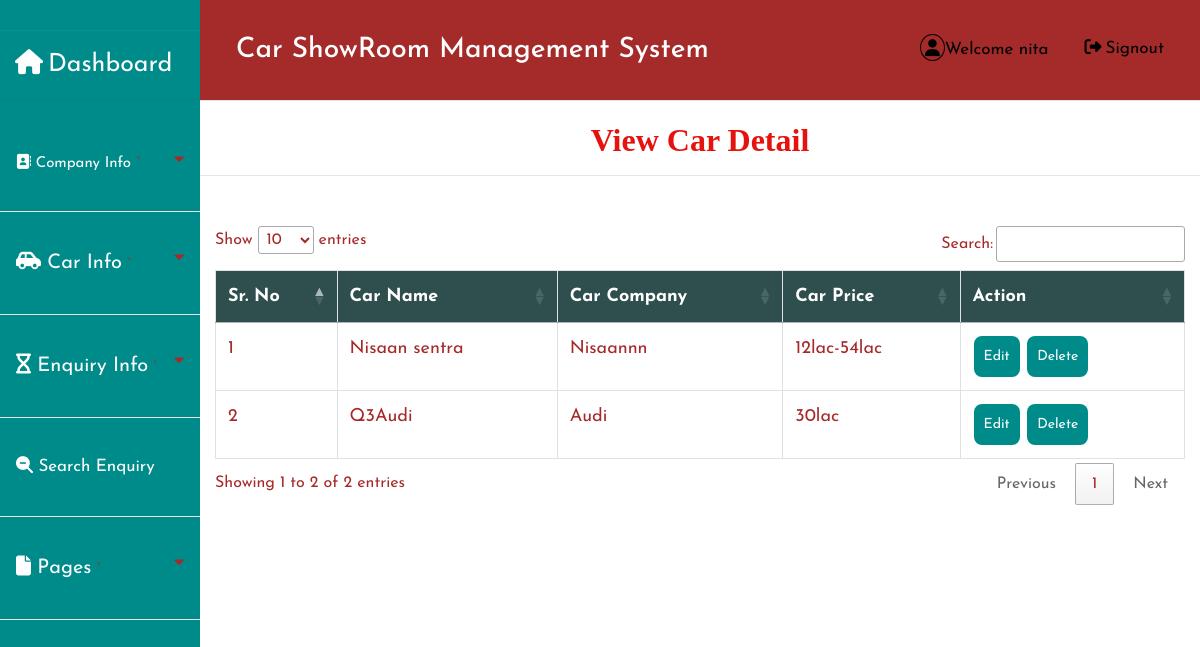
Page /view_car/ (signed in) on the committed database.
### car/models.py (models this page shows, shortened)
class Add_Car(models.Model):
    brand=models.ForeignKey(Categary,on_delete=models.CASCADE, null=True)
    carname=models.CharField(max_length=100,null=True)
    img1 = models.FileField(null=True)
    img2 = models.FileField(null=True)
    img3 = models.FileField(null=True)
    img4 = models.FileField(null=True)
    cartype=models.CharField(max_length=100,null=True)
    bodycover=models.CharField(max_length=100,null=True)
    carmodel=models.CharField(max_length=100,null=True)
    bodytype=models.CharField(max_length=100,null=True)
    carprice=models.CharField(max_length=100,null=True)
    carnumber=models.CharField(max_length=100,null=True)
    carlength=models.IntegerField(null=True)
    carwidth=models.IntegerField(null=True)
    carheight=models.IntegerField(null=True)
    seatingcapacity=models.IntegerField(null=True)
    fueltype=models.CharField(max_length=100,null=True)
    displacement=models.CharField(max_length=100,null=True)
    maxpower=models.CharField(max_length=100,null=True)
    maxtorque=models.CharField(max_length=100,null=True)
    milage=models.CharField(max_length=100,null=True)
    transmissiontype=models.CharField(max_length=100,null=True)
    noofgear=models.CharField(max_length=100,null=True)
    aircondition=models.CharField(max_length=100,null=True)
    carpowerwindow=models.CharField(max_length=100,null=True)
    carcenterlocking=models.CharField(max_length=100,null=True)
    carabs=models.CharField(max_length=100,null=True)
    airbags=models.CharField(max_length=100,null=True)
    frontype=models.CharField(max_length=100,null=True)
    reartype=models.CharField(max_length=100,null=True)
    cardescription=models.CharField(max_length=100,null=True)
    fuelcapacity=models.CharField(max_length=100,null=True)
    bootspace=models.CharField(max_length=100,null=True)
    foglamps=models.CharField(max_length=100,null=True)
    enginedisplay=models.CharField(max_length=100,null=True)
    centrallocking=models.CharField(max_length=100,null=True)
    lastupdationdate=models.CharField(max_length=100,null=True)

class Categary(models.Model):
    brand=models.CharField(max_length=100,null=True)
    image = models.FileField(null=True)

### car/views.py (the view)
# urls.py: path('view_car/',View_Car,name='view_car'),
def View_Car(request):
     if not request.user.is_authenticated:
        return redirect('login')
     data=Add_Car.objects.all()
     d={'data':data}
     return render(request,'view_car.html',d)

### car/templates/view_car.html (shortened to what this page needs)
{% extends 'admin_nav.html' %}
{% block body %}
<center><h2 style = "font-family : 'Monotype Corsiva' ; color : #E6120E ; font-weight : bold;margin-top:2%">View Car Detail</h2></center><hr>
 <div class="container">
<table class="table table-bordered" id="myTable">
  <thead>
  <tr>
    <th>Sr. No</th>
    <th>Car Name</th>
    <th>Car Company</th>
    <th>Car Price</th>
    <th>Action</th>
  </tr>
  </thead>
   <tbody>
{% for i in data %}
  <tr>
      <td>{{forloop.counter}}</td>
    <td>{{i.carname}}</td>
    <td>{{i.brand.brand}}</td>
    <td>{{i.carprice}}</td>
            <td><a href="{% url 'edit_car' i.id %}"><button class="button button1">Edit</button></a>
     <a href="{% url 'delete_car' i.id %}"><button class="button button1" onclick="return confirm('Are you sure?')">Delete</button></a></td>
  </tr>
   {% endfor %}
    </tbody>
</table>
 </div>
{% endblock %}

### car/templates/admin_nav.html (shortened to what this page needs)
<!DOCTYPE html>
<html lang="en">
{% load static %}
<head>
	<link rel="stylesheet" href="{% static 'style1.css' %}">
    <link rel="stylesheet" href="https://cdnjs.cloudflare.com/ajax/libs/font-awesome/4.7.0/css/font-awesome.min.css">
    <link rel="stylesheet" href="https://maxcdn.bootstrapcdn.com/bootstrap/4.0.0/css/bootstrap.min.css">
  <link rel = stylesheet href = "//cdn.datatables.net/1.10.19/css/jquery.dataTables.min.css">
</head>
<body>
<div class="wrapper" style="color:brown">
    <div class="sidebar" style="color:brown">
        <ul>
            <li style="margin-bottom:30px;color:white;font-size:25px"><a href="{% url 'admin_home' %}" style = "color : white"><i class="fas fa-home"></i> Dashboard</a></li>
            <button class="dropdown dropdown-btn nav-link" style="padding-top:20px;padding-bottom:20px">
                <a href="#" style="color:white;font-size:15px"><i class="fas fa-address-book"> </i>
                    Company Info</a>
    `           <i class="fa fa-caret-down"></i>
            </button>
            <hr style="background-color:white">
            <button class="dropdown-btn nav-link" style="padding-top:20px;padding-bottom:20px">
                <a href="" style="color: white;font-size:20px"><i class="fas fa-car-side"></i>
                    Car Info</a>
    `           <i class="fa fa-caret-down"></i>
            </button>
            <hr style="background-color:white">
                  <button class="dropdown-btn nav-link" style="padding-top:20px;padding-bottom:20px">
                <a href="" style="color: white;font-size:20px"><i class="fas fa-hourglass"></i>
                   Enquiry Info</a>
    `           <i class="fa fa-caret-down"></i>
            </button>
            <hr style="background-color:white">
 <button class="dropdown-btn nav-link" style="padding-top:20px;padding-bottom:20px">
                <a href="{% url 'search_enquery' %}" style="color: white;font-size:17px"><i class="fas fa-search-minus"></i>
                  Search Enquiry </a>
            </button><hr style="background-color:white">
                       <button class="dropdown-btn nav-link" style="padding-top:20px;padding-bottom:20px">
                <a href="" style="color: white;font-size:20px"><i class="fas fa-file"></i>
                   Pages</a>
    `           <i class="fa fa-caret-down"></i>
            </button>
            <hr style="background-color:white">
</ul>
    </div>
    <div class="main_content">
        <div class="header"><div class="topnav" style="height:60px">
  <a class="active" href="#home"><h3><span style="color:white"> Car ShowRoom Management System</span></h3></a>
  <div class="topnav-right">
    <a href="#search"><i style="padding:4px;border-radius:50%;border:1px solid black" class="fas fa-user"></i>Welcome {{request.user.username}}</a>
    <a href="{% url 'logout' %}"><i style="padding:4px;bborder:1px solid black" class="fas fa-sign-out-alt"></i>Signout</a>
  </div>
</div>
</div>
        {% block body %}
        {% endblock %}
    </div>
</div>
</body>
</html>

### car/static/style1.css (style rules this page uses)
* { margin: 0; padding: 0; box-sizing: border-box; list-style: none; text-decoration: none; font-family: 'Josefin Sans', sans-serif; }
body { background-color:darkcyan; }
.wrapper { display: flex; position: relative; }
.wrapper .sidebar { width: 200px; height: 100%; background: darkcyan; padding: 30px 0px; position: fixed; }
.wrapper .sidebar ul li { padding: 15px; border-bottom: 1px solid #bdb8d7; border-bottom: 1px solid rgba(0,0,0,0.05); border-top: 1px solid rgba(255,255,255,0.05); }
.wrapper .sidebar ul li a { color:brown; display: block; }
.wrapper .sidebar ul li a .fas { width: 25px; }
.wrapper .main_content { width: 100%; margin-left: 200px; }
.wrapper .main_content .header { padding: 20px; background: brown; color: brown; border-bottom: 1px solid #e0e4e8; }
.topnav { overflow: hidden; background-color: brown; }
.topnav a { float: left; color: black; text-align: center; padding: 14px 16px; text-decoration: none; font-size: 17px; }
.topnav-right { float: right; }

### car/templates/admin_nav.html (style rules this page uses)
.button { background-color: darkcyan; border: none; color: white; padding: 10px; text-align: center; text-decoration: none; display: inline-block; font-size: 14px; margin: 1px 1px; cursor: pointer; }
.button1 { border-radius: 8px; }
* { box-sizing: border-box; }
#myTable { border-collapse: collapse; width: 100%; border: 1px solid #ddd; font-size: 18px; }
#myTable th { text-align: left; padding: 12px; background-color:DarkSlateGrey ; color: white; }
#myTable td { text-align: left; padding: 12px; background-color: white; }
#myTable tr { border-bottom: 1px solid #ddd; }
body { font-family: "Lato", sans-serif; }
.sidenav a, .dropdown-btn { padding: 6px 8px 6px 16px; text-decoration: none; font-size: 20px; color: brown; display: block; border: none; background: none; width: 100%; text-align: left; cursor: pointer; outline: none; }
.fa-caret-down { float: right; padding-right: 8px; }
.nav-link { font-size:17px; }

### rows in the picture
Add_Car: carname "Nisaan sentra", brand.brand "Nisaannn", carprice "12lac-54lac"
Add_Car: carname "Q3Audi", brand.brand "Audi", carprice "30lac"

### other values in the picture
{{ request.user.username }} "nita"
